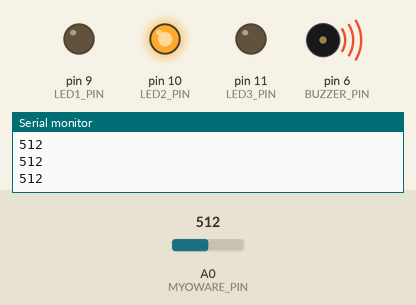
This sketch was run on a simulated Arduino Uno, built with avr-gcc and run on an emulated ATmega328P. On the bench: output pins drawn as LEDs (lit = HIGH), buzzer (waves = sounding), the last lines printed to the serial monitor. The test bench sets the inputs (shaded band); at power-on: A0 (MYOWARE_PIN) = 512.

Above: at 1.2 s.
1.3 s: A0 (MYOWARE_PIN) set to 358
At 2.1 s:
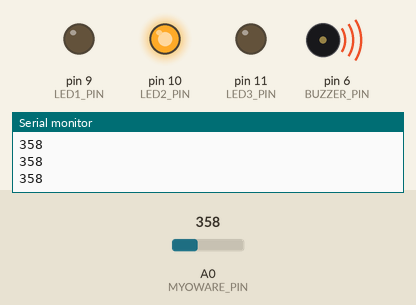
2.8 s: A0 (MYOWARE_PIN) set to 323
At 3.4 s:
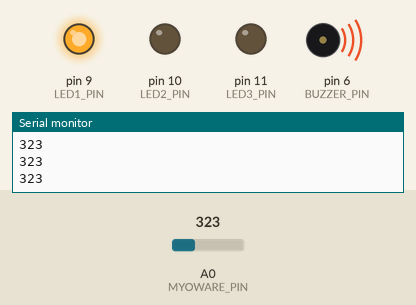
4.3 s: A0 (MYOWARE_PIN) set to 14
At 5.1 s:
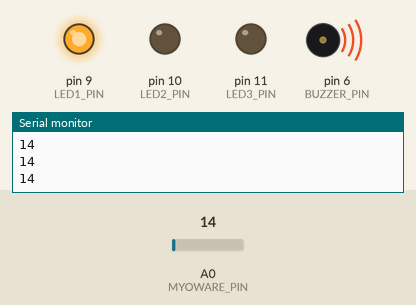
5.8 s: A0 (MYOWARE_PIN) set to 11
At 6.1 s:
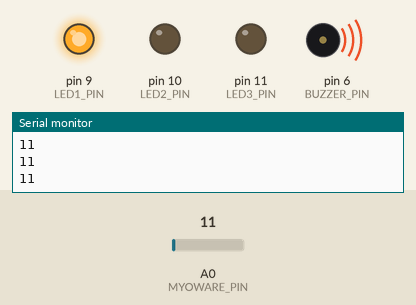
8.8 s: A0 (MYOWARE_PIN) set to 716
At 9.3 s:
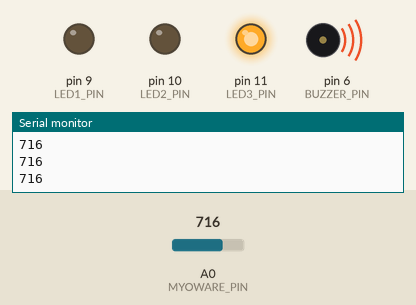
10.3 s: A0 (MYOWARE_PIN) set to 691
11.8 s: A0 (MYOWARE_PIN) set to 672
At 12.7 s:
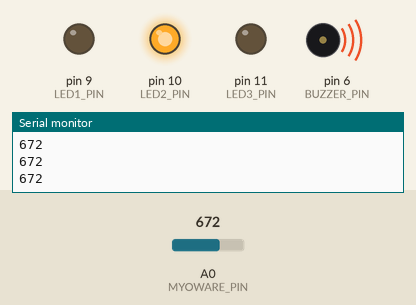
Timing chart, 0 to 14.3 s (numbered marks = the images above; inputs shaded):
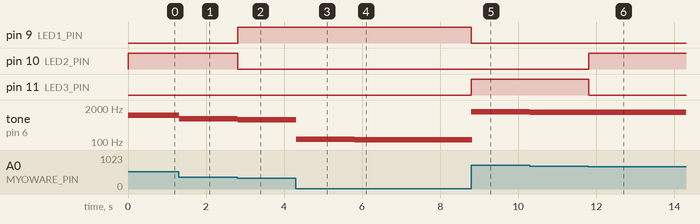

The sketch:

Myoware_LED_BUZZER.ino
```cpp
const int MYOWARE_PIN = A0;   // Pin number of the MyoWare sensor
const int LED1_PIN = 9;       // Pin number of the first LED
const int LED2_PIN = 10;      // Pin number of the second LED
const int LED3_PIN = 11;      // Pin number of the third LED
const int DELAY_TIME = 10;    // Delay time in milliseconds between sensor readings

const int BUZZER_PIN = 6;      // Pin number of the buzzer


void setup() {
  Serial.begin(9600);        // Initialize the serial port
  pinMode(LED1_PIN, OUTPUT); // Set the first LED pin as an output
  pinMode(LED2_PIN, OUTPUT); // Set the second LED pin as an output
  pinMode(LED3_PIN, OUTPUT); // Set the third LED pin as an output
  pinMode(BUZZER_PIN, OUTPUT); // Set buzzer pin as output
}

void loop() {
  int sensorValue = readMyoWare(MYOWARE_PIN);  // Read the muscle signal from the MyoWare sensor
  sendToSerial(sensorValue);                   // Send the data to the serial port
  int brightness = map(sensorValue, 0, 1023, 0, 255);  // Map the sensor value to a brightness level
  if (brightness < 85) {
    digitalWrite(LED1_PIN, HIGH);  // Turn on the first LED if the brightness is low
    digitalWrite(LED2_PIN, LOW);
    digitalWrite(LED3_PIN, LOW);
  } else if (brightness < 170) {
    digitalWrite(LED1_PIN, LOW);
    digitalWrite(LED2_PIN, HIGH);  // Turn on the second LED if the brightness is medium
    digitalWrite(LED3_PIN, LOW);
  } else {
    digitalWrite(LED1_PIN, LOW);
    digitalWrite(LED2_PIN, LOW);
    digitalWrite(LED3_PIN, HIGH);  // Turn on the third LED if the brightness is high
  }
  // Map the sensor value to buzzer frequency
  int buzzerFrequency = map(sensorValue, 0, 1023, 100, 2000);
  int buzzerDutyCycle = map(sensorValue, 0, 1023, 10, 90);
  tone(BUZZER_PIN, buzzerFrequency, buzzerDutyCycle);
  delay(DELAY_TIME);  // Delay for a specified time
}

int readMyoWare(int pin) {
/*
Reads the muscle signal from the MyoWare sensor and returns the sensor value.
*/
  int sensorValue = analogRead(pin);  // Read the analog value from the MyoWare sensor
  return sensorValue;                 // Return the sensor value
}

void sendToSerial(int data) {
/*
 Sends the data to the serial port, and initializes the serial port if it is not already initialized.
*/
  if (Serial) {
    Serial.println(data); // Send the data to the serial port
  }
  else {
    Serial.begin(9600);   // Initialize the serial port if it is not already initialized
  }
}
```

Measured:
- the behaviour switches between 341 and 340 on A0 (MYOWARE_PIN) (found by bisection; images 1 and 2)
- after the input at 1.3 s, tone on pin 6 (BUZZER_PIN): 1050 Hz → 764 Hz at once
- after the input at 2.8 s, pin 9 (LED1_PIN): LOW → HIGH at once; pin 10 (LED2_PIN): HIGH → LOW at once; tone on pin 6 (BUZZER_PIN): 764 Hz → 699 Hz at once
- after the input at 4.3 s, tone on pin 6 (BUZZER_PIN): 699 Hz → 126 Hz at once
- after the input at 5.8 s, tone on pin 6 (BUZZER_PIN): 126 Hz → 120 Hz at once
- after the input at 8.8 s, pin 9 (LED1_PIN): HIGH → LOW at once; pin 11 (LED3_PIN): LOW → HIGH at once; tone on pin 6 (BUZZER_PIN): 120 Hz → 1429 Hz at once
- after the input at 10.3 s, tone on pin 6 (BUZZER_PIN): 1429 Hz → 1383 Hz at once
- after the input at 11.8 s, pin 10 (LED2_PIN): LOW → HIGH at once; pin 11 (LED3_PIN): HIGH → LOW at once; tone on pin 6 (BUZZER_PIN): 1383 Hz → 1348 Hz at once
